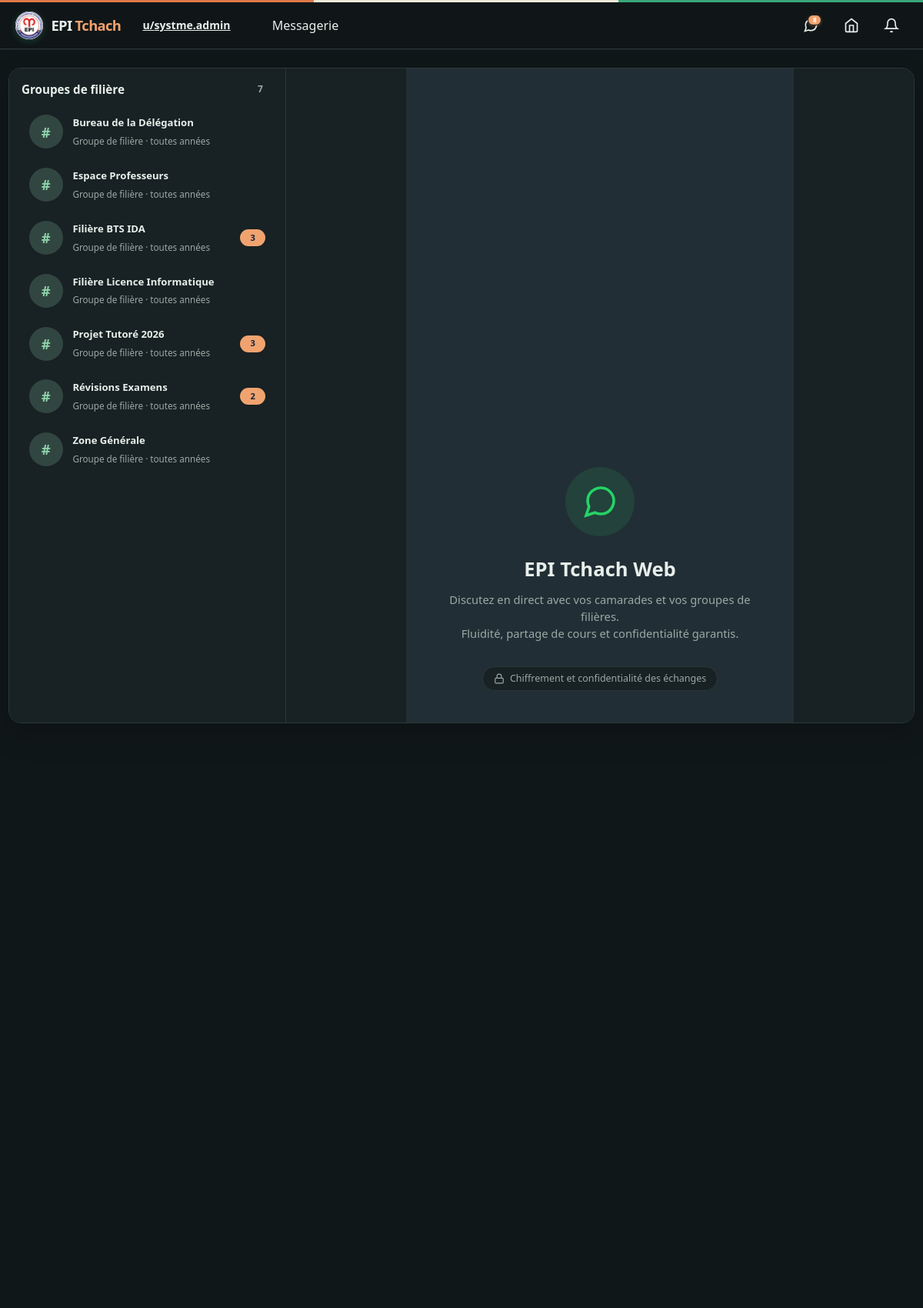
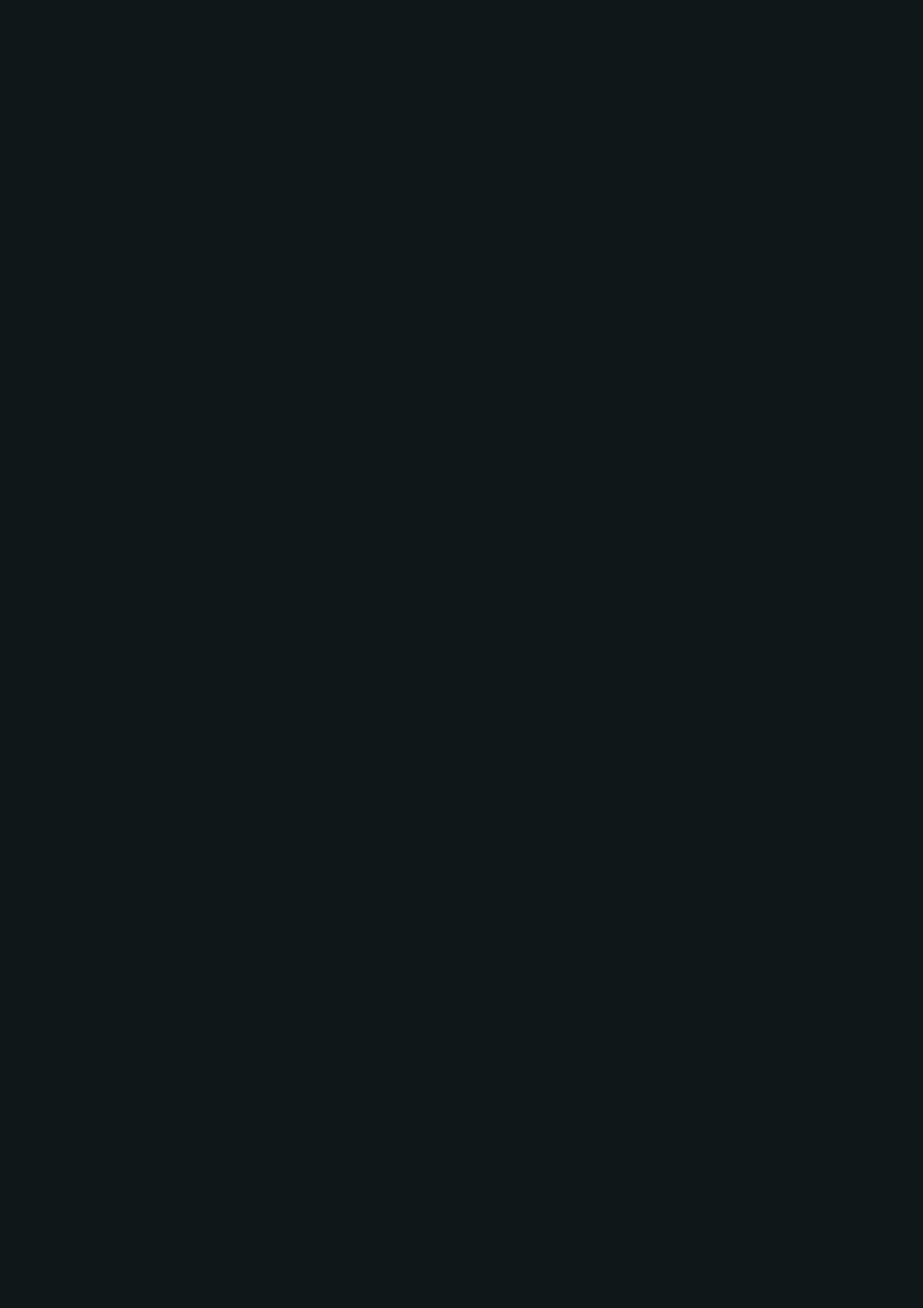
The page /messages (signed in, upper part) on the database its author committed (2 pictures, top to bottom).
### tables this page shows
CREATE TABLE utilisateurs (
    id                  INT UNSIGNED AUTO_INCREMENT PRIMARY KEY,
    nom                 VARCHAR(100) NOT NULL,
    prenom              VARCHAR(100) NOT NULL,
    email               VARCHAR(150) NOT NULL UNIQUE,
    mot_de_passe        VARCHAR(255) NOT NULL,
    avatar_url          VARCHAR(255) DEFAULT NULL,
    biographie          TEXT DEFAULT NULL,
    filiere_id          INT UNSIGNED DEFAULT NULL,
    modules_enseignes   TEXT DEFAULT NULL,
    role                ENUM('etudiant','professeur','administrateur') NOT NULL DEFAULT 'etudiant',
    est_actif           BOOLEAN NOT NULL DEFAULT TRUE,
    date_inscription    DATETIME NOT NULL DEFAULT CURRENT_TIMESTAMP,
    derniere_connexion  DATETIME DEFAULT NULL,
    derniere_activite   DATETIME DEFAULT NULL,
    FOREIGN KEY (filiere_id) REFERENCES filieres(id) ON DELETE SET NULL
);

CREATE TABLE zones (
    id              INT UNSIGNED AUTO_INCREMENT PRIMARY KEY,
    nom             VARCHAR(150) NOT NULL,
    type_zone       ENUM('generale','filiere','professeurs','delegation','libre') NOT NULL DEFAULT 'libre',
    visibilite      ENUM('public','prive') NOT NULL DEFAULT 'public',
    est_generale    BOOLEAN NOT NULL DEFAULT FALSE,
    description     TEXT DEFAULT NULL,
    createur_id     INT UNSIGNED DEFAULT NULL,
    est_active      BOOLEAN NOT NULL DEFAULT TRUE,
    date_creation   DATETIME NOT NULL DEFAULT CURRENT_TIMESTAMP,
    FOREIGN KEY (createur_id) REFERENCES utilisateurs(id) ON DELETE SET NULL
);

### resources/views/desktop/messages/index.php (the view, shortened to what the rows shown need)
<?php
$base = is_string($baseUrl ?? null) ? $baseUrl : '';
$asset = is_string($assetBase ?? null)
  ? $assetBase
  : ($base !== '' ? $base . '/public/assets' : '/public/assets');
$groups = is_array($groups ?? null) ? $groups : [];
$groupMessages = is_array($groupMessages ?? null) ? $groupMessages : [];
$currentUserId = (int)($_SESSION['user_id'] ?? 0);
$csrfToken = is_string($csrfToken ?? null) ? $csrfToken : '';
$selectedId = isset($selectedFriend['id']) ? (int)$selectedFriend['id'] : null;
$selectedGroupId = isset($selectedGroup['id']) ? (int)$selectedGroup['id'] : null;
$roleLabels = [
  'etudiant' => 'Étudiant',
  'professeur' => 'Professeur',
  'moderateur' => 'Modérateur',
  'administrateur' => 'Administrateur',
];
?>
<!DOCTYPE html>
<html lang="fr">
<head>
  <link rel="stylesheet" href="<?= htmlspecialchars($asset) ?>/css/desktop/community-shell.css">
  <link rel="stylesheet" href="<?= htmlspecialchars($asset) ?>/css/desktop/salon.css">
  <link rel="stylesheet" href="<?= htmlspecialchars($asset) ?>/css/desktop/messages.css?v=<?= (int)filemtime(ROOT_PATH . '/public/assets/css/desktop/messages.css') ?>">
  <?php include ROOT_PATH . '/resources/views/partials/theme-head.php'; ?>
</head>
<body class="community-shell community-salon epi-messages-page" data-base-url="<?= htmlspecialchars($base, ENT_QUOTES, 'UTF-8') ?>">
  <main class="epi-messages-layout<?= ($selectedId !== null || $selectedGroupId !== null) ? ' is-conversation-open' : '' ?>">
    <aside class="epi-messages-sidebar">
      <div class="epi-messages-sidebar-scroll">
      <section class="epi-messages-panel" data-conversation-section="groups">
        <div class="epi-messages-panel-heading">
          <h2>Groupes de filière</h2>
          <span><?= count($groups) ?></span>
        </div>
        <?php if (!$groups): ?>
          <p class="epi-messages-muted">Aucun groupe de filière n’est disponible pour votre compte.</p>
        <?php else: ?>
          <nav class="epi-friend-list" aria-label="Groupes de filière">
            <?php foreach ($groups as $group): ?>
              <a class="epi-friend-link <?= $selectedGroupId === (int)$group['id'] ? 'is-selected' : '' ?>"
                 data-conversation-item="groups"
                 href="<?= htmlspecialchars($base) ?>/messages?group=<?= (int)$group['id'] ?>">
                <span class="epi-message-avatar epi-group-avatar" aria-hidden="true">#</span>
                <span class="epi-friend-link-content">
                  <strong><?= htmlspecialchars($group['name'], ENT_QUOTES, 'UTF-8') ?></strong>
                  <small>Groupe de filière · toutes années</small>
                </span>
                <?php if ((int)$group['unread_count'] > 0): ?>
                  <span class="epi-message-unread"><?= (int)$group['unread_count'] ?></span>
                <?php endif; ?>
              </a>
            <?php endforeach; ?>
          </nav>
        <?php endif; ?>
      </section>
      </div>
    </aside>
    <section class="epi-conversation-panel" aria-label="Conversation">
      <?php if ($selectedGroup): ?>
        <header class="epi-conversation-header is-group-header">
          <a class="epi-conversation-back" href="<?= htmlspecialchars($base) ?>/messages" aria-label="Retour aux groupes et conversations" title="Retour">
            <svg aria-hidden="true" viewBox="0 0 24 24" fill="none" stroke="currentColor" stroke-width="2" stroke-linecap="round" stroke-linejoin="round"><path d="m15 18-6-6 6-6"/><path d="M9 12h12"/></svg>
          </a>
          <span class="epi-message-avatar epi-group-avatar" aria-hidden="true">#</span>
          <div>
            <strong><?= htmlspecialchars($selectedGroup['name'], ENT_QUOTES, 'UTF-8') ?></strong>
            <span>Groupe de filière · toutes années</span>
          </div>
          <div class="epi-group-members">
            <button type="button" class="epi-group-members-toggle" id="groupMembersToggle"
                    aria-expanded="false" aria-controls="groupMembersPanel">
              <svg aria-hidden="true" viewBox="0 0 24 24" fill="none" stroke="currentColor" stroke-width="1.8" stroke-linecap="round" stroke-linejoin="round"><path d="M16 21v-2a4 4 0 0 0-4-4H8a4 4 0 0 0-4 4v2"/><circle cx="10" cy="7" r="4"/><path d="M20 21v-2a4 4 0 0 0-3-3.87M16 3.13a4 4 0 0 1 0 7.75"/></svg>
              <span>Membres</span>
              <span class="epi-group-members-count"><?= count($groupMembers) ?></span>
            </button>
            <section class="epi-group-members-panel" id="groupMembersPanel" aria-label="Membres du groupe" hidden>
              <div class="epi-group-members-heading">
                <strong>Membres du groupe</strong>
                <span><?= count($groupMembers) ?> personne<?= count($groupMembers) === 1 ? '' : 's' ?></span>
              </div>
              <?php if (!$groupMembers): ?>
                <p class="epi-messages-muted">Aucun membre actif pour le moment.</p>
              <?php else: ?>
                <ul class="epi-group-members-list">
                  <?php foreach ($groupMembers as $member):
                    $memberName = trim((string)$member['prenom'] . ' ' . (string)$member['nom']);
                    $memberAvatar = !empty($member['avatar_url'])
                      ? url('public/' . ltrim((string)$member['avatar_url'], '/'))
                      : '';
                    $memberInitial = mb_substr((string)$member['prenom'], 0, 1) . mb_substr((string)$member['nom'], 0, 1);
                  ?>
                    <li>
                      <a class="epi-group-member" href="<?= htmlspecialchars($base) ?>/profile?id=<?= (int)$member['id'] ?>">
                        <span class="epi-message-avatar">
                          <span><?= htmlspecialchars($memberInitial, ENT_QUOTES, 'UTF-8') ?></span>
                          <?php if ($memberAvatar !== ''): ?><img src="<?= htmlspecialchars($memberAvatar, ENT_QUOTES, 'UTF-8') ?>" alt="" loading="lazy"><?php endif; ?>
                        </span>
                        <span class="epi-group-member-info">
                          <strong><?= htmlspecialchars($memberName, ENT_QUOTES, 'UTF-8') ?></strong>
                          <small><?= htmlspecialchars($roleLabels[$member['role']] ?? ucfirst((string)$member['role']), ENT_QUOTES, 'UTF-8') ?></small>
                        </span>
                      </a>
                    </li>
                  <?php endforeach; ?>
                </ul>
              <?php endif; ?>
            </section>
          </div>
        </header>
        <div class="epi-message-history" id="messageHistory" aria-live="polite">
          <?php if (!$groupMessages): ?>
            <div class="epi-conversation-empty">
              <h2>Bienvenue dans le groupe <?= htmlspecialchars($selectedGroup['name'], ENT_QUOTES, 'UTF-8') ?></h2>
              <p>Échangez avec les membres de cette filière.</p>
            </div>
          <?php else: ?>
            <?php foreach ($groupMessages as $message):
              $isMine = (int)$message['sender_id'] === $currentUserId;
              $senderName = trim((string)$message['prenom'] . ' ' . (string)$message['nom']);
            ?>
              <article class="epi-message-row <?= $isMine ? 'is-mine' : 'is-theirs' ?>">
                <div class="epi-message-bubble <?= $isMine ? 'is-mine' : 'is-theirs' ?>">
                  <strong class="epi-group-message-author"><?= htmlspecialchars($senderName, ENT_QUOTES, 'UTF-8') ?></strong>
                  <p><?= nl2br(htmlspecialchars((string)$message['contenu'], ENT_QUOTES, 'UTF-8')) ?></p>
                  <div class="epi-message-bubble-meta">
                    <time datetime="<?= htmlspecialchars((string)$message['date_creation'], ENT_QUOTES, 'UTF-8') ?>"><?= htmlspecialchars(date('H:i', strtotime((string)$message['date_creation'])), ENT_QUOTES, 'UTF-8') ?></time>
                    <?php if ($isMine): ?><span class="epi-msg-ticks" title="Distribué">✓✓</span><?php endif; ?>
                  </div>
                </div>
              </article>
            <?php endforeach; ?>
          <?php endif; ?>
        </div>
        <form class="epi-message-composer" method="post" action="<?= htmlspecialchars($base) ?>/messages/groups/send">
          <input type="hidden" name="csrf_token" value="<?= htmlspecialchars($csrfToken, ENT_QUOTES, 'UTF-8') ?>">
          <input type="hidden" name="group_id" value="<?= $selectedGroupId ?>">
          <div class="epi-message-composer-input">
            <label class="sr-only" for="groupMessage">Votre message</label>
            <textarea id="groupMessage" name="contenu" maxlength="2000" rows="1" placeholder="Écrire au groupe..." aria-label="Votre message" required></textarea>
            <button type="submit" class="epi-message-send" aria-label="Envoyer le message" title="Envoyer">
              <svg aria-hidden="true" viewBox="0 0 24 24" fill="none" stroke="currentColor" stroke-width="2" stroke-linecap="round" stroke-linejoin="round"><path d="m22 2-7 20-4-9-9-4Z"/><path d="M22 2 11 13"/></svg>
              <span>Envoyer</span>
            </button>
          </div>
          <div class="epi-message-composer-meta">
            <small>Votre message sera visible par les membres autorisés du groupe.</small>
          </div>
        </form>
      <?php else: ?>
        <div class="epi-conversation-empty epi-conversation-welcome whatsapp-welcome">
          <h1>EPI Tchach Web</h1>
        </div>
      <?php endif; ?>
    </section>
  </main>
</body>
</html>

### rows shown on the page
utilisateurs: role "7"
zones: nom "Bureau de la Délégation"
zones: nom "Espace Professeurs"
zones: nom "Filière BTS IDA", unread_count "3"
zones: nom "Filière Licence Informatique"
zones: nom "Projet Tutoré 2026", unread_count "3"
zones: nom "Révisions Examens", unread_count "2"
zones: nom "Zone Générale"

### other values the page prints
$unreadMessagesCount "8"
